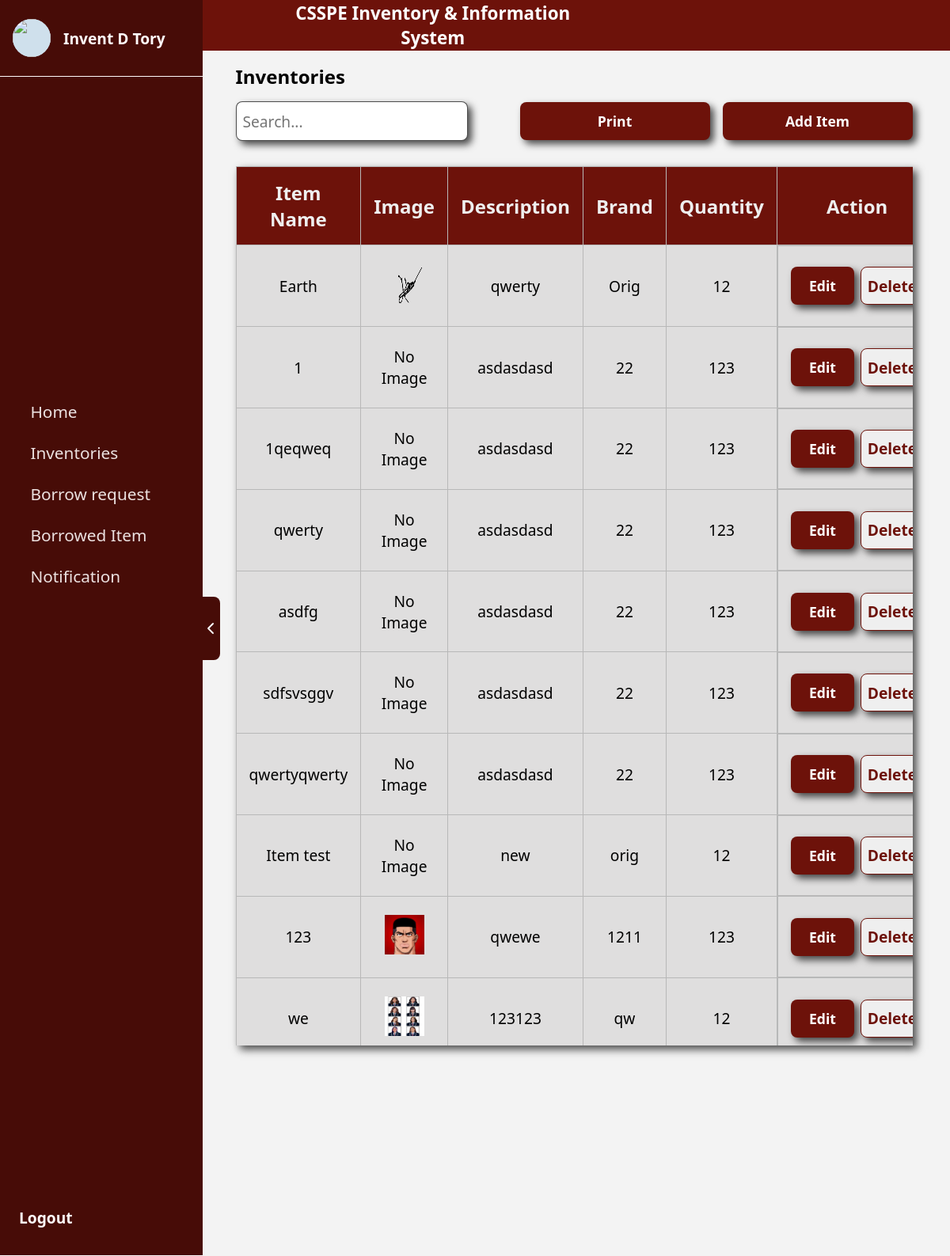
Screenshot of /inventoryAdmin/inventory.php (signed in) with the database file from the repository.
### tables this page shows
CREATE TABLE `users` (
  `id` int(11) NOT NULL,
  `first_name` varchar(100) NOT NULL,
  `last_name` varchar(100) NOT NULL,
  `middle_name` varchar(100) DEFAULT NULL,
  `email` varchar(255) NOT NULL,
  `address` text NOT NULL,
  `contact_no` varchar(15) NOT NULL,
  `rank` enum('Instructor','Assistant Professor','Associate Professor','Professor') NOT NULL,
  `password` varchar(255) NOT NULL,
  `created_at` timestamp NOT NULL DEFAULT current_timestamp(),
  `role` varchar(50) NOT NULL DEFAULT 'Instructor',
  `image` varchar(255) DEFAULT NULL,
  `department` varchar(255) NOT NULL
);

CREATE TABLE `items` (
  `id` int(11) NOT NULL,
  `name` varchar(255) NOT NULL,
  `description` varchar(255) NOT NULL,
  `brand` varchar(255) NOT NULL,
  `quantity` varchar(255) NOT NULL,
  `created_at` datetime NOT NULL DEFAULT current_timestamp(),
  `updated_at` datetime NOT NULL,
  `users_id` int(11) NOT NULL,
  `image` varchar(255) DEFAULT NULL,
  `type` ENUM('origin', 'brand') NOT NULL DEFAULT 'origin'
);

### inventoryAdmin/inventory.php (the view, shortened to what this page needs)
<?php
require_once '../conn/conn.php';
$inventoryAdminId = $_SESSION['user_id'];
$query = "SELECT first_name, middle_name, last_name, image FROM users WHERE id = ?";
$stmt = $conn->prepare($query);
$stmt->bind_param("i", $inventoryAdminId);
$stmt->execute();
$result = $stmt->get_result();
if ($result->num_rows > 0) {
    $row = $result->fetch_assoc();
    $fullName = trim($row['first_name'] . ' ' . $row['middle_name'] . ' ' . $row['last_name']);
    $image = $row['image'];
} else {
    $fullName = "User Not Found";
}
$itemQuery = "SELECT id, name, description, brand, quantity, image FROM items WHERE users_id = ?";
$itemStmt = $conn->prepare($itemQuery);
$itemStmt->bind_param("i", $inventoryAdminId);
$itemStmt->execute();
$itemResult = $itemStmt->get_result();
?>
<!DOCTYPE html>
<html lang="en">
<head>
    <link rel="stylesheet" href="/dionSe/assets/css/inventory.css">
    <link rel="stylesheet" href="/dionSe/assets/css/sidebar.css">
</head>
<body>
    <div class="body">
        <div class="sidebar">
            <div class="sidebarContent">
                <div class="arrowContainer" style="margin-left: 80rem;" id="toggleButton">
                    <div class="subArrowContainer">
                        <img class="hideIcon" src="/dionSe/assets/img/arrow.png" alt="">
                    </div>
                </div>
            </div>
            <div class="userContainer">
                <div class="subUserContainer">
                    <div class="userPictureContainer">
                        <div class="subUserPictureContainer">
                            <img class="subUserPictureContainer"
                                src="../assets/img/<?= !empty($image) ? htmlspecialchars($image) : '/dionSe/assets/img/CSSPE.png' ?>"
                                alt="">
                        </div>
                    </div>
                    <div class="userPictureContainer1">
                        <p><?php echo $fullName; ?></p>
                    </div>
                </div>
                <div class="navContainer">
                    <div class="subNavContainer">
                        <a href="../inventoryAdmin/homePage/announcement.php">
                            <div class="buttonContainer1">
                                <div class="nameOfIconContainer">
                                    <p>Home</p>
                                </div>
                            </div>
                        </a>
                        <a href="../inventoryAdmin/inventory.php">
                            <div class="buttonContainer1">
                                <div class="nameOfIconContainer">
                                    <p>Inventories</p>
                                </div>
                            </div>
                        </a>
                        <a href="../inventoryAdmin/borrowing.php">
                            <div class="buttonContainer1">
                                <div class="nameOfIconContainer">
                                    <p>Borrow request</p>
                                </div>
                            </div>
                        </a>
                        <a href="../inventoryAdmin/borrowItem.php">
                            <div class="buttonContainer1">
                                <div class="nameOfIconContainer">
                                    <p>Borrowed Item</p>
                                </div>
                            </div>
                        </a>
                        <a href="../inventoryAdmin/notification.php">
                            <div class="buttonContainer1">
                                <div class="nameOfIconContainer">
                                    <p>Notification</p>
                                </div>
                            </div>
                        </a>
                    </div>
                </div>
                <div class="subUserContainer">
                    <a href="../logout.php">
                        <div style="margin-left: 1.5rem;" class="userPictureContainer1">
                            <p>Logout</p>
                        </div>
                    </a>
                </div>
            </div>
        </div>
        <div class="mainContainer" style="margin-left: 250px;">
            <div class="container">
                <div class="headerContainer">
                    <div class="subHeaderContainer">
                        <div class="logoContainer">
                        </div>
                        <div class="collegeNameContainer">
                            <p>CSSPE Inventory & Information System</p>
                        </div>
                    </div>
                </div>
                <div class="textContainer">
                    <p class="text">Inventories</p>
                </div>
                <div class="searchContainer">
                    <input id="searchBar" class="searchBar" type="text" placeholder="Search...">
                    <div class="printButton" style="gap: 1rem; display: flex; width: 90%;">
                        <button class="addButton size" onclick="printTable()">Print</button>
                        <button onclick="addProgram()" class="addButton size">Add Item</button>
                    </div>
                </div>
                <div class="tableContainer">
                    <table>
                        <thead>
                            <tr>
                                <th>Item Name</th>
                                <th>Image</th>
                                <th>Description</th>
                                <th>Brand</th>
                                <th>Quantity</th>
                                <th>Action</th>
                            </tr>
                        </thead>
                        <tbody id="tableBody">
                            <?php while ($item = $itemResult->fetch_assoc()): ?>
                                <tr>
                                    <td><?php echo htmlspecialchars($item['name']); ?></td>
                                    <td>
                                        <?php if (!empty($item['image'])): ?>
                                            <img class="image"
                                                src="../assets/uploads/<?php echo htmlspecialchars($item['image']); ?>"
                                                alt="Item Image" style="width: 50px; height: 50px;">
                                        <?php else: ?>
                                            <span>No Image</span>
                                        <?php endif; ?>
                                    </td>
                                    <td><?php echo htmlspecialchars($item['description']); ?></td>
                                    <td><?php echo htmlspecialchars($item['brand']); ?></td>
                                    <td><?php echo htmlspecialchars($item['quantity']); ?></td>
                                    <td class="button">
                                        <button onclick="editItem(this)" class="addButton" style="width: 5rem;"
                                            data-id="<?php echo $item['id']; ?>"
                                            data-name="<?php echo htmlspecialchars($item['name']); ?>"
                                            data-description="<?php echo htmlspecialchars($item['description']); ?>"
                                            data-brand="<?php echo htmlspecialchars($item['brand']); ?>"
                                            data-quantity="<?php echo htmlspecialchars($item['quantity']); ?>"
                                            data-image="../assets/uploads/<?php echo htmlspecialchars($item['image']); ?>">Edit</button>
                                        <button onclick="deleteItem(<?php echo $item['id']; ?>)" class="addButton1"
                                            style="width: 5rem;">Delete</button>
                                    </td>
                                </tr>
                            <?php endwhile; ?>
                        </tbody>
                    </table>
                </div>
            </div>
        </div>
    </div>
    <link rel="stylesheet" href="https://cdn.jsdelivr.net/npm/sweetalert2@11/dist/sweetalert2.min.css">
</body>
</html>

### assets/css/inventory.css (style rules this page uses)
* { padding: 0; margin: 0; font-family: system-ui, -apple-system, BlinkMacSystemFont, 'Segoe UI', Roboto, Oxygen, Ubuntu, Cantarell, 'Open Sans', 'Helvetica Neue', sans-serif; }
.body, .popup { background-color: rgb(243, 243, 243); display: grid; grid-template-columns: 1fr; height: 100vh; }
.mainContainer { background-color: rgb(243, 243, 243); }
.headerContainer { height: 4rem; background-color: rgb(109, 18, 10); display: flex; gap: 0.5rem; flex-direction: row; }
.subHeaderContainer { height: 100%; width: 4rem; margin-left: 1rem; display: flex; align-items: center; justify-content: center; }
.collegeNameContainer { height: 100%; display: flex; align-items: center; justify-content: center; font-size: 2rem; color: white; display: none; }
.container { height: 100%; display: flex; align-items: center; flex-direction: column; width: 100%; }
.textContainer { height: 4rem; display: flex; align-items: center; justify-content: center; font-size: min(2rem, 1.5rem); font-weight: bold; width: 100%; }
.searchContainer { display: flex; align-items: center; justify-content: center; gap: 1rem; flex-direction: column; width: 100%; }
.searchBar { height: 3rem; width: 90%; border-radius: 0.5rem; box-shadow: 5px 5px 10px rgba(0, 0, 0, 0.699); font-size: 1.2rem; border: solid rgba(0, 0, 0, 0.699) 1px; padding-left: 0.5rem; }
.addButton { width: 92%; height: 3rem; border: none; border-radius: 0.5rem; background-color: rgb(109, 18, 10); color: white; font-size: min(1.2rem, 1.1rem); font-weight: bold; cursor: pointer; transition: all 0.15s; box-shadow: 5px 5px 10px rgba(0, 0, 0, 0.699); }
.addButton1 { width: 92%; height: 3rem; border: solid rgb(109, 18, 10) 1px; border-radius: 0.5rem; color: rgb(109, 18, 10); font-size: 1.2rem; font-weight: bold; cursor: pointer; transition: all 0.15s; box-shadow: 5px 5px 10px rgba(0, 0, 0, 0.699); }
.tableContainer { margin-top: 2rem; width: 90%; overflow: auto; background-color: rgb(223, 222, 222); box-shadow: 5px 5px 10px rgba(0, 0, 0, 0.699); overflow: auto; }
.button { display: flex; flex-direction: column; gap: 0.5rem; }
.collegeNameContainer { height: 100%; display: flex; align-items: center; justify-content: center; font-size: 2rem; color: white; display: none; width: 30rem; }
.logoContainer { height: 100%; width: 4rem; display: flex; justify-content: center; align-items: center; }
.headerContainer { height: 4rem; width: 100%; }
.subHeaderContainer { display: flex; justify-content: center; align-items: center; flex-direction: row; gap: 0.5rem; }
.image { height: 4rem; }
@media only screen and (min-width: 601px) { .subHeaderContainer { width: 31rem; } }
@media only screen and (min-width: 601px) { .collegeNameContainer { display: flex; font-size: 1.4rem; font-weight: bold; } }
@media only screen and (min-width: 601px) { table { border-collapse: collapse; text-align: center; width: 100%; } }
@media only screen and (min-width: 601px) { th { background-color: rgb(109, 18, 10); color: rgb(239,239,239); font-size: 1.5rem; } }
@media only screen and (min-width: 601px) { td { font-size: 1.2rem; } }
@media only screen and (min-width: 601px) { th, td { border: solid #b8b8b8 0.1px; height: 2rem; padding: 1rem; justify-content: center; align-items: center; } }
@media only screen and (min-width: 601px) { .button { flex-direction: row; height: 4.3rem; padding: 1rem; } }
@media only screen and (min-width: 601px) { .searchContainer { flex-direction: row; justify-content: space-between; width: 90%; } }
@media only screen and (min-width: 601px) { .searchBar { width: 25rem; } }
@media only screen and (min-width: 601px) { .size { width: 15rem; } }
@media only screen and (min-width: 601px) { .tableContainer { height: 70%; } }
@media only screen and (min-width: 601px) { .textContainer { justify-content: left; } }
@media only screen and (min-width: 601px) { .text { margin-left: 5%; } }
@media only screen and (min-width: 601px) { .printButton { display: flex; justify-content: right; } }

### rows the page displays
users: fullName "Invent D Tory"
items: name "Earth", image (picture), description "qwerty", brand "Orig", quantity "12"
items: name "1", shows "No Image", description "asdasdasd", brand "22", quantity "123"
items: name "1qeqweq", shows "No Image", description "asdasdasd", brand "22", quantity "123"
items: name "qwerty", shows "No Image", description "asdasdasd", brand "22", quantity "123"
items: name "asdfg", shows "No Image", description "asdasdasd", brand "22", quantity "123", $item['id'] 5 (drawn)
items: name "sdfsvsggv", shows "No Image", description "asdasdasd", brand "22", quantity "123"
items: name "qwertyqwerty", shows "No Image", description "asdasdasd", brand "22", quantity "123"
items: name "Item test", shows "No Image", description "new", brand "orig", quantity "12"
items: name "123", image (picture), description "qwewe", brand "1211", quantity "123"
items: name "we", image (picture), description "123123", brand "qw", quantity "12"
